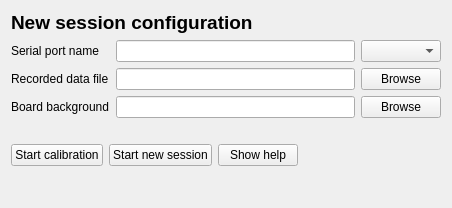
<?xml version="1.0" encoding="UTF-8"?>
<ui version="4.0">
 <class>MainWindow</class>
 <widget class="QMainWindow" name="MainWindow">
  <property name="geometry">
   <rect>
    <x>0</x>
    <y>0</y>
    <width>452</width>
    <height>208</height>
   </rect>
  </property>
  <property name="sizePolicy">
   <sizepolicy hsizetype="Preferred" vsizetype="Preferred">
    <horstretch>0</horstretch>
    <verstretch>0</verstretch>
   </sizepolicy>
  </property>
  <property name="contextMenuPolicy">
   <enum>Qt::DefaultContextMenu</enum>
  </property>
  <property name="windowTitle">
   <string>Eye Tracker</string>
  </property>
  <property name="toolTipDuration">
   <number>-1</number>
  </property>
  <property name="locale">
   <locale language="English" country="UnitedStates"/>
  </property>
  <widget class="QWidget" name="centralWidget">
   <layout class="QVBoxLayout" name="verticalLayout_2">
    <item>
     <layout class="QGridLayout" name="gridLayout">
      <item row="0" column="0" colspan="2">
       <widget class="QLabel" name="configLabel">
        <property name="text">
         <string>&lt;html&gt;&lt;head/&gt;&lt;body&gt;&lt;p&gt;&lt;span style=&quot; font-size:14pt; font-weight:600;&quot;&gt;New session configuration&lt;/span&gt;&lt;/p&gt;&lt;/body&gt;&lt;/html&gt;</string>
        </property>
       </widget>
      </item>
      <item row="2" column="1">
       <widget class="QLineEdit" name="fileNameLineEdit">
        <property name="maximumSize">
         <size>
          <width>16777215</width>
          <height>16777215</height>
         </size>
        </property>
       </widget>
      </item>
      <item row="3" column="0">
       <widget class="QLabel" name="boardBgLabel">
        <property name="text">
         <string>Board background</string>
        </property>
       </widget>
      </item>
      <item row="3" column="1">
       <widget class="QLineEdit" name="boardBgLineEdit"/>
      </item>
      <item row="1" column="0">
       <widget class="QLabel" name="serialPortLabel">
        <property name="maximumSize">
         <size>
          <width>100</width>
          <height>16777215</height>
         </size>
        </property>
        <property name="text">
         <string>Serial port name</string>
        </property>
       </widget>
      </item>
      <item row="2" column="0">
       <widget class="QLabel" name="fileNameLabel">
        <property name="maximumSize">
         <size>
          <width>150</width>
          <height>16777215</height>
         </size>
        </property>
        <property name="text">
         <string>Recorded data file</string>
        </property>
       </widget>
      </item>
      <item row="1" column="1">
       <widget class="QLineEdit" name="serialPortNameLineEdit"/>
      </item>
      <item row="2" column="2">
       <widget class="QPushButton" name="browseFileNamePushButton">
        <property name="text">
         <string>Browse</string>
        </property>
       </widget>
      </item>
      <item row="3" column="2">
       <widget class="QPushButton" name="browseBoardBgPushButton">
        <property name="text">
         <string>Browse</string>
        </property>
       </widget>
      </item>
      <item row="1" column="2">
       <widget class="QComboBox" name="serialPortComboBox"/>
      </item>
     </layout>
    </item>
    <item>
     <spacer name="verticalSpacer_2">
      <property name="orientation">
       <enum>Qt::Vertical</enum>
      </property>
      <property name="sizeType">
       <enum>QSizePolicy::Fixed</enum>
      </property>
      <property name="sizeHint" stdset="0">
       <size>
        <width>20</width>
        <height>20</height>
       </size>
      </property>
     </spacer>
    </item>
    <item>
     <layout class="QHBoxLayout" name="horizontalLayout">
      <item>
       <widget class="QPushButton" name="startCallibrationPushButton">
        <property name="text">
         <string>Start calibration</string>
        </property>
       </widget>
      </item>
      <item>
       <widget class="QPushButton" name="startNewSessionPushButton">
        <property name="maximumSize">
         <size>
          <width>150</width>
          <height>16777215</height>
         </size>
        </property>
        <property name="text">
         <string>Start new session</string>
        </property>
       </widget>
      </item>
      <item>
       <widget class="QPushButton" name="stopSessionPushButton">
        <property name="maximumSize">
         <size>
          <width>150</width>
          <height>16777215</height>
         </size>
        </property>
        <property name="text">
         <string>Show help</string>
        </property>
       </widget>
      </item>
      <item>
       <spacer name="horizontalSpacer">
        <property name="orientation">
         <enum>Qt::Horizontal</enum>
        </property>
        <property name="sizeHint" stdset="0">
         <size>
          <width>40</width>
          <height>20</height>
         </size>
        </property>
       </spacer>
      </item>
     </layout>
    </item>
    <item>
     <spacer name="verticalSpacer">
      <property name="orientation">
       <enum>Qt::Vertical</enum>
      </property>
      <property name="sizeType">
       <enum>QSizePolicy::Expanding</enum>
      </property>
      <property name="sizeHint" stdset="0">
       <size>
        <width>0</width>
        <height>0</height>
       </size>
      </property>
     </spacer>
    </item>
   </layout>
  </widget>
 </widget>
 <layoutdefault spacing="6" margin="11"/>
 <resources/>
 <connections/>
</ui>
